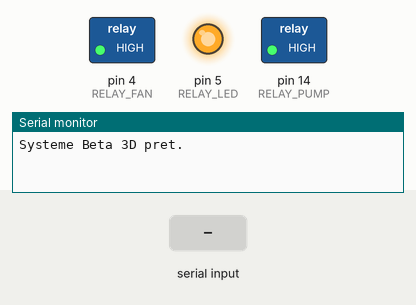
Simulated run of this sketch. Board: Arduino Uno, built with avr-gcc and run on an emulated ATmega328P. Parts: switched loads named in the sketch (green lamp = pin HIGH), output pins drawn as LEDs (lit = HIGH), the last lines printed to the serial monitor. Inputs (shaded band) come from the test bench.

Above: at 1.2 s.
1.3 s: "L" received over Serial
At 2.5 s:
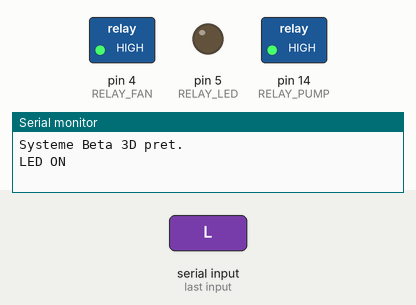
2.8 s: "F" received over Serial
At 3.7 s:
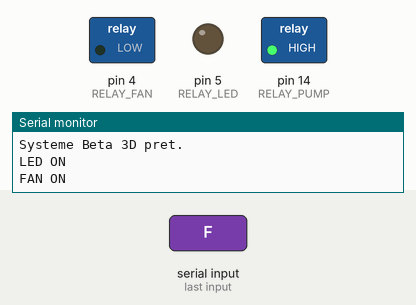
4.3 s: "l" received over Serial
At 4.8 s:
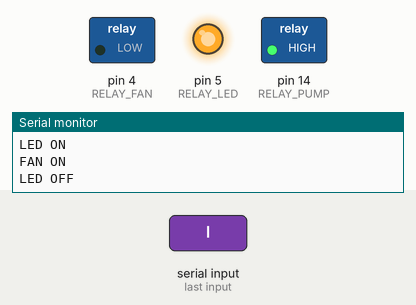
5.8 s: "P" received over Serial
At 7.0 s:
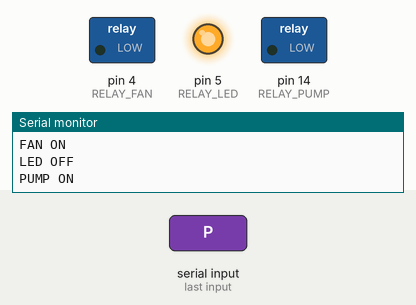
7.3 s: "f" received over Serial
At 8.3 s:
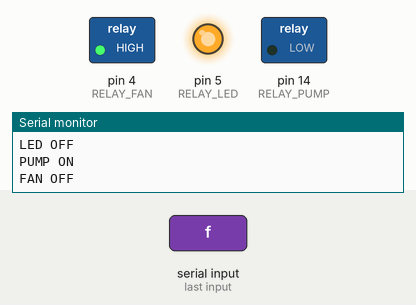
8.8 s: "L" received over Serial
At 9.4 s:
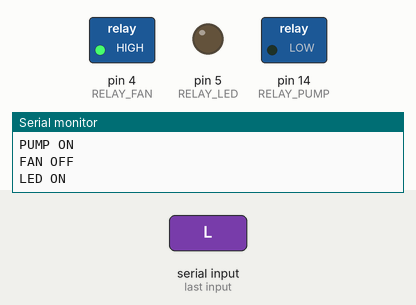
Timing chart, 0 to 11.3 s (numbered marks = the images above; inputs shaded):
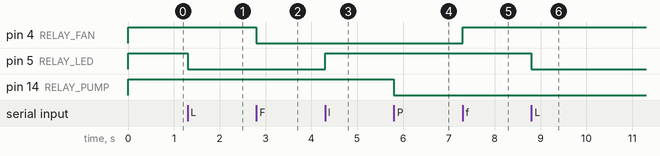

The sketch:

main.ino
```cpp
// === Yarrow Beta 3D Prototype ===
// Contrôle LED, ventilateur, pompe via ESP8266 + relais

// Broches des relais
#define RELAY_LED 5
#define RELAY_FAN 4
#define RELAY_PUMP 14

void setup() {
  // Initialisation des relais
  pinMode(RELAY_LED, OUTPUT);
  pinMode(RELAY_FAN, OUTPUT);
  pinMode(RELAY_PUMP, OUTPUT);

  // Tout éteint au démarrage
  digitalWrite(RELAY_LED, HIGH);
  digitalWrite(RELAY_FAN, HIGH);
  digitalWrite(RELAY_PUMP, HIGH);

  Serial.begin(115200);
  Serial.println("Systeme Beta 3D pret.");
}

void loop() {
  // Exemple de commandes via Serial Monitor (USB)
  if (Serial.available()) {
    char cmd = Serial.read();

    if (cmd == 'L') { digitalWrite(RELAY_LED, LOW); Serial.println("LED ON"); }
    if (cmd == 'l') { digitalWrite(RELAY_LED, HIGH); Serial.println("LED OFF"); }

    if (cmd == 'F') { digitalWrite(RELAY_FAN, LOW); Serial.println("FAN ON"); }
    if (cmd == 'f') { digitalWrite(RELAY_FAN, HIGH); Serial.println("FAN OFF"); }

    if (cmd == 'P') { digitalWrite(RELAY_PUMP, LOW); Serial.println("PUMP ON"); }
    if (cmd == 'p') { digitalWrite(RELAY_PUMP, HIGH); Serial.println("PUMP OFF"); }
  }
}
```

Measured:
- after the input at 1.3 s, pin 5 (RELAY_LED): HIGH → LOW at once
- after the input at 2.8 s, pin 4 (RELAY_FAN): HIGH → LOW at once
- after the input at 4.3 s, pin 5 (RELAY_LED): LOW → HIGH at once
- after the input at 5.8 s, pin 14 (RELAY_PUMP): HIGH → LOW at once
- after the input at 7.3 s, pin 4 (RELAY_FAN): LOW → HIGH at once
- after the input at 8.8 s, pin 5 (RELAY_LED): HIGH → LOW at once
